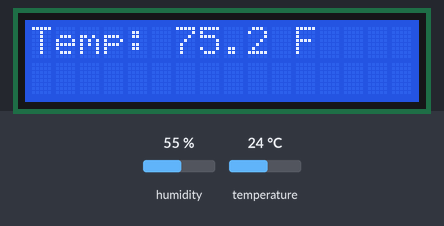
Simulated run of this sketch. Board: Arduino Uno, built with avr-gcc and run on an emulated ATmega328P. Shown: 16×2 character LCD. The inputs (shaded band) are chosen by the test bench; at power-on: temperature 24 °C, humidity 55 %.

Above: at 1.2 s.
1.3 s: temperature set to 12 °C
At 6.3 s:
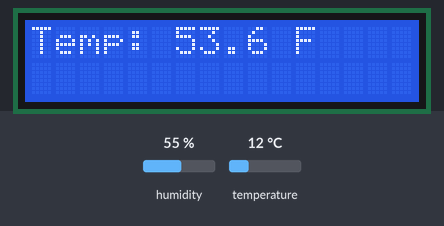
7.3 s: temperature set to 19 °C
At 11.1 s:
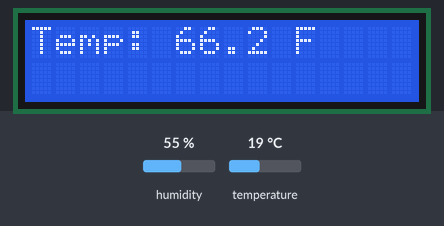
13.3 s: temperature set to 28 °C
At 15.8 s:
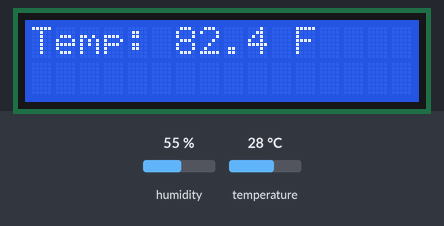
Timing chart, 0 to 17.3 s (numbered marks = the images above; inputs shaded):
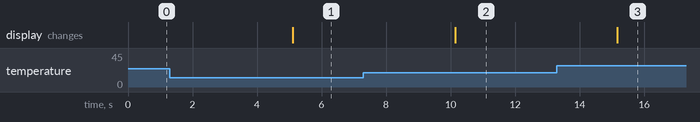

The sketch:

lcd_display.ino
```cpp
/**
 * This lab repo contains code to display a DHT11 to a 16x2 LCD screen
 * First Last - Month Year
 */

#include <DHT.h>
#include <LiquidCrystal.h>

const int dhtPin = 2;
const int rs = 7;
const int en = 8;
const int d4 = 9;
const int d5 = 10;
const int d6 = 11;
const int d7 = 12;

const int pause = 5000;

// set up objects
DHT dht(dhtPin, DHT11);

LiquidCrystal lcd(rs, en, d4, d5, d6, d7);

/**
 * @brief Converts a temperature from Celsius to Fahrenheit.
 *
 * @param tempC Temperature in Celsius
 * @return Temperature in Fahrenheit
 */
float celsiusToFahrenheit(float tempC) {
  //  Convert Celsius to Fahrenheit
  return tempC * 1.8 + 32;
}

void setup() {
  dht.begin();

  //initialize the 16x2 LCD
  lcd.begin(16,2);

  // Display a short welcome message
  lcd.print("Hello");
}

void loop() {
    float tempCelsius = dht.readTemperature();
    float humidity = dht.readHumidity();

    //  Convert the temperature to Fahrenheit
  float tempFahrenheit = celsiusToFahrenheit(tempCelsius);

    // TODO: position cursor at start of row 1
    lcd.setCursor(0, 0);
    // TODO: Display temp in Fahrenheit
    // format - Temp: xx.x F
    lcd.print("Temp: ");
    lcd.print(tempFahrenheit, 1);
    lcd.print(" F");
    // TODO: position cursor at start of row 2
    // format - Humidity: xx.x%

    //  wait 5 seconds before updating
   delay(5000);
}
```

Measured:
- after the input at 1.3 s, the display: changes after 3.8 s (image 1)
- after the input at 7.3 s, the display: changes after 2.8 s (image 2)
- after the input at 13.3 s, the display: changes after 1.9 s (image 3)
